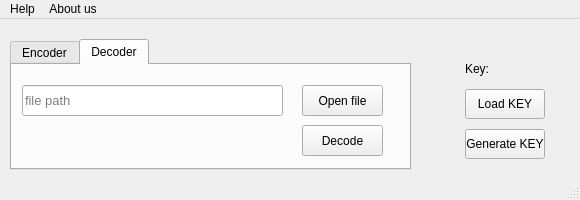
<?xml version="1.0" encoding="UTF-8"?>
<ui version="4.0">
 <class>MainWindow</class>
 <widget class="QMainWindow" name="MainWindow">
  <property name="geometry">
   <rect>
    <x>0</x>
    <y>0</y>
    <width>580</width>
    <height>200</height>
   </rect>
  </property>
  <property name="minimumSize">
   <size>
    <width>580</width>
    <height>200</height>
   </size>
  </property>
  <property name="maximumSize">
   <size>
    <width>580</width>
    <height>200</height>
   </size>
  </property>
  <property name="windowTitle">
   <string>File Encoder</string>
  </property>
  <property name="windowIcon">
   <iconset>
    <normaloff>../Files/icons8_lock_file.ico</normaloff>../Files/icons8_lock_file.ico</iconset>
  </property>
  <widget class="QWidget" name="centralwidget">
   <widget class="QTabWidget" name="tabWidget_2">
    <property name="geometry">
     <rect>
      <x>10</x>
      <y>20</y>
      <width>401</width>
      <height>131</height>
     </rect>
    </property>
    <property name="currentIndex">
     <number>1</number>
    </property>
    <property name="elideMode">
     <enum>Qt::ElideLeft</enum>
    </property>
    <property name="documentMode">
     <bool>false</bool>
    </property>
    <property name="tabsClosable">
     <bool>false</bool>
    </property>
    <property name="movable">
     <bool>true</bool>
    </property>
    <property name="tabBarAutoHide">
     <bool>false</bool>
    </property>
    <widget class="QWidget" name="encoder_2">
     <attribute name="icon">
      <iconset>
       <normaloff>../Files/Icons/Encode.ico</normaloff>../Files/Icons/Encode.ico</iconset>
     </attribute>
     <attribute name="title">
      <string>Encoder</string>
     </attribute>
     <attribute name="toolTip">
      <string>&lt;html&gt;&lt;head/&gt;&lt;body&gt;&lt;p&gt;You can encode your file here&lt;/p&gt;&lt;/body&gt;&lt;/html&gt;</string>
     </attribute>
     <widget class="QPushButton" name="pushButton_7">
      <property name="geometry">
       <rect>
        <x>290</x>
        <y>20</y>
        <width>81</width>
        <height>31</height>
       </rect>
      </property>
      <property name="text">
       <string>Open file</string>
      </property>
     </widget>
     <widget class="QPushButton" name="pushButton_8">
      <property name="geometry">
       <rect>
        <x>290</x>
        <y>60</y>
        <width>81</width>
        <height>31</height>
       </rect>
      </property>
      <property name="text">
       <string>Encode</string>
      </property>
     </widget>
     <widget class="QLineEdit" name="lineEdit_3">
      <property name="geometry">
       <rect>
        <x>10</x>
        <y>20</y>
        <width>261</width>
        <height>31</height>
       </rect>
      </property>
      <property name="font">
       <font>
        <pointsize>10</pointsize>
        <weight>50</weight>
        <bold>false</bold>
        <kerning>true</kerning>
       </font>
      </property>
      <property name="focusPolicy">
       <enum>Qt::ClickFocus</enum>
      </property>
      <property name="text">
       <string/>
      </property>
      <property name="readOnly">
       <bool>true</bool>
      </property>
      <property name="placeholderText">
       <string>file path</string>
      </property>
      <property name="clearButtonEnabled">
       <bool>false</bool>
      </property>
     </widget>
    </widget>
    <widget class="QWidget" name="decoder_2">
     <attribute name="icon">
      <iconset>
       <normaloff>../Files/Icons/Decode.ico</normaloff>../Files/Icons/Decode.ico</iconset>
     </attribute>
     <attribute name="title">
      <string>Decoder</string>
     </attribute>
     <attribute name="toolTip">
      <string>&lt;html&gt;&lt;head/&gt;&lt;body&gt;&lt;p&gt;You can decode your file here&lt;/p&gt;&lt;/body&gt;&lt;/html&gt;</string>
     </attribute>
     <widget class="QPushButton" name="pushButton_9">
      <property name="geometry">
       <rect>
        <x>290</x>
        <y>20</y>
        <width>81</width>
        <height>31</height>
       </rect>
      </property>
      <property name="text">
       <string>Open file</string>
      </property>
     </widget>
     <widget class="QPushButton" name="pushButton_10">
      <property name="geometry">
       <rect>
        <x>290</x>
        <y>60</y>
        <width>81</width>
        <height>31</height>
       </rect>
      </property>
      <property name="text">
       <string>Decode</string>
      </property>
     </widget>
     <widget class="QLineEdit" name="lineEdit_4">
      <property name="geometry">
       <rect>
        <x>10</x>
        <y>20</y>
        <width>261</width>
        <height>31</height>
       </rect>
      </property>
      <property name="font">
       <font>
        <pointsize>10</pointsize>
        <weight>50</weight>
        <bold>false</bold>
        <kerning>true</kerning>
       </font>
      </property>
      <property name="focusPolicy">
       <enum>Qt::ClickFocus</enum>
      </property>
      <property name="text">
       <string/>
      </property>
      <property name="readOnly">
       <bool>true</bool>
      </property>
      <property name="placeholderText">
       <string>file path</string>
      </property>
      <property name="clearButtonEnabled">
       <bool>false</bool>
      </property>
     </widget>
    </widget>
   </widget>
   <widget class="QFrame" name="frame">
    <property name="geometry">
     <rect>
      <x>440</x>
      <y>30</y>
      <width>121</width>
      <height>120</height>
     </rect>
    </property>
    <property name="frameShape">
     <enum>QFrame::NoFrame</enum>
    </property>
    <property name="frameShadow">
     <enum>QFrame::Raised</enum>
    </property>
    <widget class="QPushButton" name="pushButton_2">
     <property name="geometry">
      <rect>
       <x>25</x>
       <y>40</y>
       <width>80</width>
       <height>30</height>
      </rect>
     </property>
     <property name="text">
      <string>Load KEY</string>
     </property>
    </widget>
    <widget class="QPushButton" name="pushButton">
     <property name="geometry">
      <rect>
       <x>25</x>
       <y>80</y>
       <width>80</width>
       <height>30</height>
      </rect>
     </property>
     <property name="text">
      <string>Generate KEY</string>
     </property>
    </widget>
    <widget class="QLabel" name="label">
     <property name="geometry">
      <rect>
       <x>25</x>
       <y>10</y>
       <width>100</width>
       <height>20</height>
      </rect>
     </property>
     <property name="text">
      <string>Key: </string>
     </property>
    </widget>
   </widget>
  </widget>
  <widget class="QStatusBar" name="statusbar"/>
  <widget class="QMenuBar" name="menubar">
   <property name="geometry">
    <rect>
     <x>0</x>
     <y>0</y>
     <width>580</width>
     <height>21</height>
    </rect>
   </property>
   <widget class="QMenu" name="menuFile">
    <property name="title">
     <string>Help</string>
    </property>
   </widget>
   <widget class="QMenu" name="menuAbout_us">
    <property name="title">
     <string>About us</string>
    </property>
   </widget>
   <addaction name="menuFile"/>
   <addaction name="menuAbout_us"/>
  </widget>
 </widget>
 <resources/>
 <connections/>
</ui>
